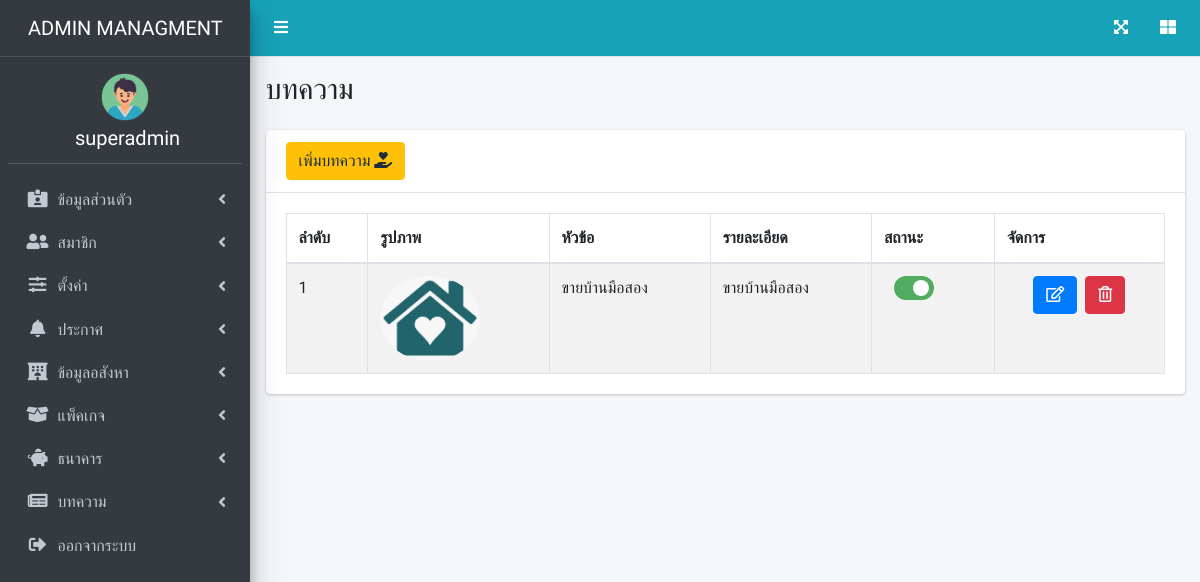
/page/articles.php (signed in), run on an earlier commit of the app's database.
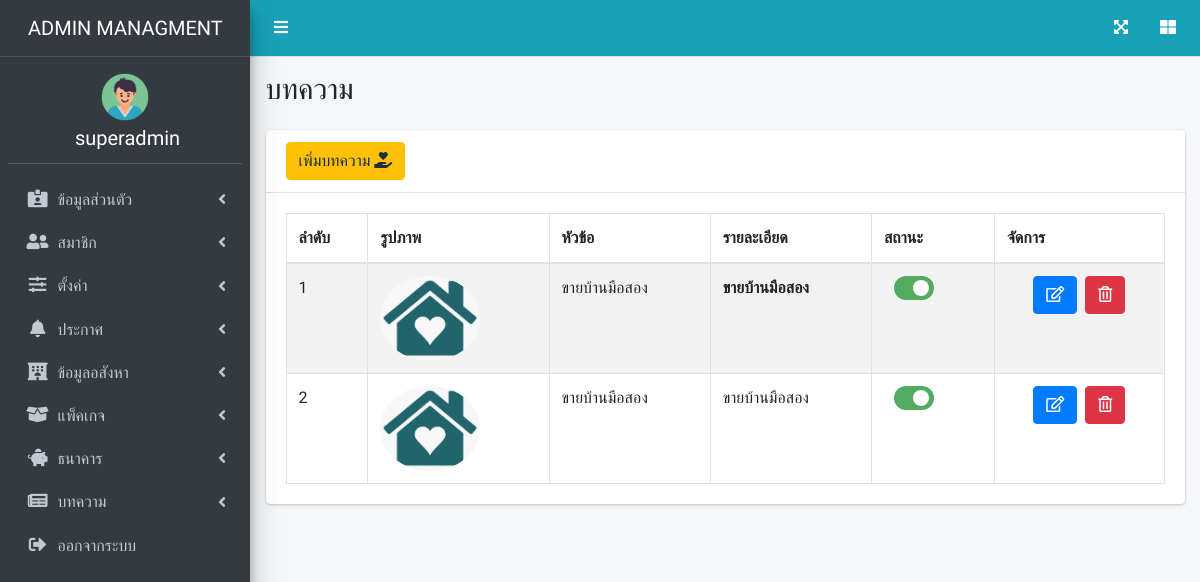
And on a later commit of the database.
### tables this page shows
CREATE TABLE `user_role_type` (
  `id` int(10) NOT NULL,
  `name` varchar(255) NOT NULL,
  `type_icon` varchar(255) NOT NULL
);

CREATE TABLE `article` (
  `a_id` int(255) NOT NULL,
  `a_title` varchar(255) NOT NULL,
  `a_note` varchar(255) NOT NULL,
  `a_type` varchar(255) NOT NULL,
  `a_img` varchar(255) NOT NULL DEFAULT 'home.png',
  `a_status` enum('1','0') NOT NULL
);

### page/articles.php (the view, shortened to what the changed rows need)
<?php
require_once('../dbconnect.php');
$sql2 = "SELECT * FROM article WHERE a_type = 'บทความ' ORDER BY a_id DESC";
$result2 = mysqli_query($con, $sql2);
$order = 1;
?>
<!DOCTYPE html>
<html lang="en">
<head>
    <link rel="stylesheet" href="https://cdnjs.cloudflare.com/ajax/libs/font-awesome/5.15.3/css/all.min.css" />
    <link rel="stylesheet" href="../css/adminlte.min.css">
    <link rel="stylesheet" href="../css/dataTables.bootstrap4.min.css">
    <link rel="stylesheet" href="../css/responsive.bootstrap4.min.css">
    <link rel="stylesheet" href="../css/buttons.bootstrap4.min.css">
    <link rel="stylesheet" href="../css/switch_insurance.css">
</head>
<body class="hold-transition sidebar-mini">
    <?php require('admin_nav.php') ?>
    <div class="content-wrapper">
        <section class="content-header">
            <div class="container-fluid">
                <div class="row mb-2">
                    <div class="col-sm-6">
                        <h1 style="text-transform: uppercase">บทความ</h1>
                    </div>
                </div>
            </div>
        </section>
        <section class="content">
            <div class="container-fluid ">
                <div class="row">
                    <div class="col-12">
                        <div class="card">
                            <div class="card-body">
                                <table id="example1" class="table table-bordered table-striped">
                                    <thead>
                                        <tr>
                                            <th>ลำดับ</th>
                                            <th>รูปภาพ</th>
                                            <th>หัวข้อ</th>
                                            <th>รายละเอียด</th>
                                            <th>สถานะ</th>
                                            <th>จัดการ</th>
                                        </tr>
                                    </thead>
                                    <tbody>
                                        <?php while ($row2 = mysqli_fetch_array($result2)) { ?>
                                            <tr>
                                                <td><?php echo $order++ ?></td>
                                                <td><img src="../p_img/<?php echo $row2['a_img'] ?>"style="border-radius:50%" width="100"></td>
                                                <td><?php echo $row2['a_title']; ?></td>
                                                <td><?php echo $row2['a_note']; ?></td>
                                                <td>
                                                <label class="switch">
                                                    <div class="slider round"> </div>
                                                </label>
                                                </td>
                                                <td class="text-center">
                                                    <a href="edit_article.php?id=<?php echo $row2['a_id']; ?>" class="btn btn-primary"><i class="far fa-edit"></a></i>&nbsp;
                                                    <a href="../backend/del_article.php?id=<?php echo $row2['a_id']; ?>" onclick="return confirm('Are you sure to delete ?')" class="btn btn-danger"><i class="far fa-trash-alt"></i></a></td>
                                            </tr>
                                        <?php  } ?>
                                    </tbody>
                                </table>
                            </div>
                        </div>
                    </div>
                </div>
</body>
</html>

### page/admin_nav.php (shortened to what the changed rows need)
<?php
require_once('../dbconnect.php');
$sqlrt = "SELECT * FROM user_role_type  ";
$resultrt = mysqli_query($con, $sqlrt);
?>
<div class="wrapper">
    <aside class="main-sidebar sidebar-dark-primary elevation-4">
        <div class="sidebar">
            <nav class="mt-2" id="connavbar">
                <ul class="nav nav-pills nav-sidebar flex-column" data-widget="treeview" role="menu" data-accordion="false">
                    <?php
                    if ($_SESSION['utype'] == 'admin') {
                        while ($rowrt = mysqli_fetch_array($resultrt)) {
                            echo " <li class='nav-item'>
            <a href='#' class='nav-link'>
              <i class='nav-icon $rowrt[type_icon]'></i>
              <p>
               $rowrt[name]
                <i class='fas fa-angle-left right'></i>
              </p>
            </a>
            <ul class='nav nav-treeview'>";
                            echo  "</ul></li>";
                        }
                    }
                    ?>
                </ul>
            </nav>
        </div>
    </aside>

What changed in the data, as far as the page shows it:
added article: a_img (picture), a_title "ขายบ้านมือสอง", a_note "ขายบ้านมือสอง"
